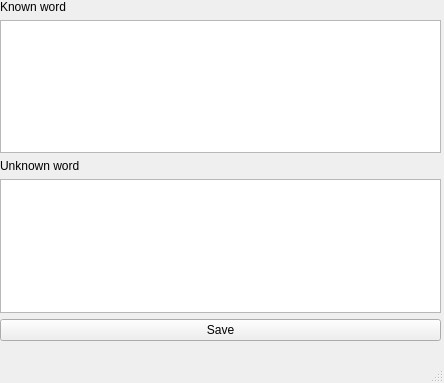
<?xml version="1.0" encoding="UTF-8"?>
<ui version="4.0">
 <class>AddVocabularyWindow</class>
 <widget class="QMainWindow" name="AddVocabularyWindow">
  <property name="geometry">
   <rect>
    <x>0</x>
    <y>0</y>
    <width>444</width>
    <height>383</height>
   </rect>
  </property>
  <property name="windowTitle">
   <string>MainWindow</string>
  </property>
  <widget class="QWidget" name="centralwidget">
   <widget class="QWidget" name="verticalLayoutWidget">
    <property name="geometry">
     <rect>
      <x>0</x>
      <y>0</y>
      <width>441</width>
      <height>341</height>
     </rect>
    </property>
    <layout class="QVBoxLayout" name="verticalLayout">
     <item>
      <widget class="QLabel" name="knownWord">
       <property name="text">
        <string>Known word</string>
       </property>
      </widget>
     </item>
     <item>
      <widget class="QTextEdit" name="knownWordEdit"/>
     </item>
     <item>
      <widget class="QLabel" name="unkownWord">
       <property name="text">
        <string>Unknown word</string>
       </property>
      </widget>
     </item>
     <item>
      <widget class="QTextEdit" name="unknownWordEdit"/>
     </item>
     <item>
      <widget class="QPushButton" name="pushButton">
       <property name="text">
        <string>Save</string>
       </property>
      </widget>
     </item>
    </layout>
   </widget>
  </widget>
  <widget class="QMenuBar" name="menubar">
   <property name="geometry">
    <rect>
     <x>0</x>
     <y>0</y>
     <width>444</width>
     <height>21</height>
    </rect>
   </property>
  </widget>
  <widget class="QStatusBar" name="statusbar"/>
 </widget>
 <resources/>
 <connections/>
</ui>
